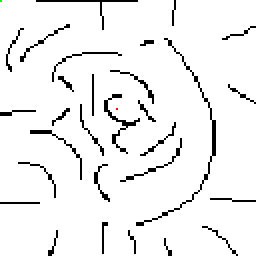
#> input picture samples/landscape/test/map1-128.png, 128 x 128 px (shown 2 times larger)
$ python a_star.py ../samples/landscape/test/map1-128.png
#> lines starting #> are read from the running program, lines starting #| are printed output that depends on the picture; after the words box and inside, x2 and y2 are one past the last pixel; in counts of white or black regions, pixels touching at a corner belong together
### app/util2.py
import numpy as np
from PIL import Image

VERMILLION = (213, 94, 0, 255)
BLUE_GREEN = (0, 158, 115, 255)
SKY_BLUE = (86, 180, 233, 255)
REDDISH_PURPLE = (204, 121, 167, 255)


class Graph:
    def __init__(self, image_file, display=True):
#> called with image_file = '../samples/landscape/test/map1-128.png', display = True
        img = Image.open(image_file)
#> img is the input picture: PIL image 128x128 RGBA; mean R, G, B, A 0, 0, 0, 15.4
        self.arr = np.array(img)
        self.start = None
        self.goal = None
        self.obstacle_map = np.zeros([self.arr.shape[0], self.arr.shape[1]])
        goal_color = np.array([255, 0, 0, 255])
        start_color = np.array([0, 255, 0, 255])
        obstacle_color = np.array([0, 0, 0, 255])
        self.visited_color = np.array(SKY_BLUE)

        self.map_changed = True
        self.nodes = []

        self.fig = None
        self.img = None

        for i in range(self.arr.shape[0]):
            for j in range(self.arr.shape[1]):
                pixel = self.arr[i][j]
                if np.array_equal(pixel, goal_color):
                    self.goal = [i, j]
                    self.nodes.append(tuple(self.goal))
                    self.arr[i][j] = np.array(VERMILLION)

                elif np.array_equal(pixel, start_color):
                    self.start = [i, j]
                    self.nodes.append(tuple(self.start))
                    self.arr[i][j] = np.array(BLUE_GREEN)

                elif np.array_equal(pixel, obstacle_color):
                    self.obstacle_map[i][j] = 1

                else:
                    self.nodes.append((i, j))
#> self.arr: shape (128, 128, 4); 0.01% of pixels changed, all inside (x1, y1, x2, y2) = (0, 0, 59, 55)
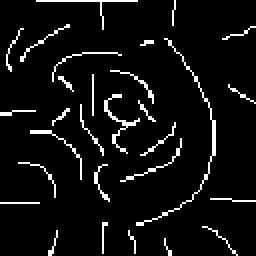
#> self.obstacle_map: shape (128, 128) float64 (shown 2 times larger); values 0 (black) and 1 (white), 6% white in thin lines or dots
#> after the loop, self.nodes = 15394 pairs, first value 0 to 127, second value 0 to 127

    def get_list_of_nodes(self):
        return self.nodes

    def get_neighbors(self, node):

        neighbors = []

        height, width  = self.obstacle_map.shape
        for x, y in [
                    [-1,  1], [0, 1],[ 1,  1],
                    [-1,  0],        [ 1,  0],
                    [-1, -1], [0,-1],[ 1, -1]
                    ]:
            try:
                potential_neighbor = [node[0] + x, node[1] + y]
                if potential_neighbor[0] < 0 or potential_neighbor[1] < 0:
                    continue

                if potential_neighbor[0] >= height or potential_neighbor[1] >= width:
                    continue

                if self.obstacle_map[potential_neighbor[0]][potential_neighbor[1]] == 0:
                    neighbors.append(tuple(potential_neighbor))

            except IndexError:
                continue

        return neighbors

    def add_visited_node(self, node):
        if node != tuple(self.start) and node != tuple(self.goal):
            self.arr[node[0]][node[1]] = self.visited_color

        self.visualize_map()

    def visualize_map(self):
        if self.img == None:
            return

        self.img.set_data(self.arr)

    # [6 lines left out: function add_shortest_path, not called in this run]

    def get_start_node(self):
        return self.start

    def get_goal_node(self):
        return self.goal

### app/a_star.py
#!/usr/bin/python

from util2 import Graph
import heapq, sys, math


# You should only need to use the following functions to implement A*:
# Graph(path_to_map) # path_to_map can, for instance, be 'maps/map1.png'
# graph.get_list_of_nodes()
# graph.get_neighbors(node)
# graph.get_start_node()
# graph.get_goal_node()

# For visualizing the algorithm use the following functions:
# graph.add_visited_node(node) # Use this when you are visiting a new node to update the visualization
# graph.add_shortest_path(path) # Use this to visualize the shortest path after you have found it.

def euclidean(start, end):
    return math.sqrt( (start[0]-end[0])**2+ (start[1]-end[1])**2 )

def manhattan(start, end):
    return abs(start[0]-end[0])+ abs(start[1]-end[1])

def H(graph, n, goal):
    # distance to the end goal.
    return euclidean( n, goal )

def D(graph, start, end):
    return euclidean(start, end)

def a_star(graph:Graph, weight=1.0, heuristic_function=None, dist_hint=None):
    # A* search. With weight=1.0 this is standard (optimal) A*; with weight>1.0 it
    # becomes Weighted A*, which is faster but only guarantees a path within
    # `weight` times the optimal cost. Returns the path from start to goal as a
    # sequential list of nodes.
    #
    # dist_hint, if given, is a {node: (g, predecessor)} map used to bootstrap
    # `dist` and seed the frontier -- e.g. from a coarser level's solution --
    # so the search doesn't have to rediscover distances along a corridor we
    # already have a good estimate for. Every entry must already be a real,
    # connected, admissible (g, predecessor) pair reachable from `start`.

#> called with weight = 1
    start = tuple(graph.get_start_node())
#> start = (0, 0)
    dest = tuple(graph.get_goal_node())
#> dest = (54, 58)
    heuristic = H if heuristic_function is None else heuristic_function

    vertices = graph.get_list_of_nodes()
#> vertices has the same summary as self.nodes in __init__

    # initialize distance maps
    dist = {v: (float('infinity'),None) for v in vertices}
#> dist = 15394 items
    dist[start] = (0, None)

    # Track a priority queue to pick the shortest next step. Entries carry the g
    # they were pushed with, so stale ones (superseded by a cheaper path) can be
    # recognised and skipped when popped.
    frontier = [(0, 0, start)]
#> frontier = [(0, 0, (0, 0))]

    if dist_hint:
        for node, (g, pred) in dist_hint.items():
            if node == start:
                continue
            dist[node] = (g, pred)
            h = heuristic(graph, node, dest)
            heapq.heappush(frontier, (g + weight*h, g, node))

    current = start
#> current = (0, 0)
    graph.add_visited_node(start)

    while len(frontier):
        currf, currg, current = heapq.heappop(frontier)

        if current == dest:
            break

        # Skip stale entries: a cheaper path to this node was pushed later.
        if currg > dist[current][0]:
            continue

        currdist    = currg
        neighbours  = graph.get_neighbors(current)
        for next in neighbours:
            graph.add_visited_node(next)
            g       = currdist + D(graph, current, next)

            if g < dist[next][0]:

                dist[next] = (g,current)

                h       = heuristic(graph, next, dest)
                f       = g + weight*h

                heapq.heappush( frontier, (f, g, next) )
#> this loop made 1838 passes
#> (currf, currg, current, currdist) on passes 2 to 4: (79.25, 1.41, (1, 1), 1.41), (79.25, 2.83, (2, 2), 2.83), (79.25, 4.24, (3, 3), 4.24)

                #print( f'({current[1]},{4-current[0]}) ({next[1]},{4-next[0]}) : F={f:.1f} G={g:.1f} H={h:.1f}' )


    # No path exists if the goal was never relaxed off infinity.
    if dist[dest][0] == float('infinity'):
        return None

    # Build the path from goal back to start (following predecessors to the
    # start, whose predecessor is None), then reverse to start..goal order.
    path = []
    current = dest
#> current = (54, 58)
    while current is not None:
        path.append(current)
        current = dist[current][1]
#> this loop made 65 passes
#> current on passes 1 to 12: (53, 57), (52, 57), (51, 57), (50, 56), (49, 56), (48, 55), (47, 55), (46, 54), (45, 54), (44, 53), (43, 53), (42, 52)
#> after the loop, path = 65 pairs, first value 0 to 54, second value 0 to 58
    path.reverse()

    return path


def path_cost(path):
    # Geometric (Euclidean) length of a path given as a list of (i,j) nodes.
    return sum(euclidean(path[i], path[i+1]) for i in range(len(path) - 1))

if __name__ == "__main__":
    graph = Graph(sys.argv[1])
    path = a_star(graph, heuristic_function=None)

    print(path)
#> (printed output is left out)
